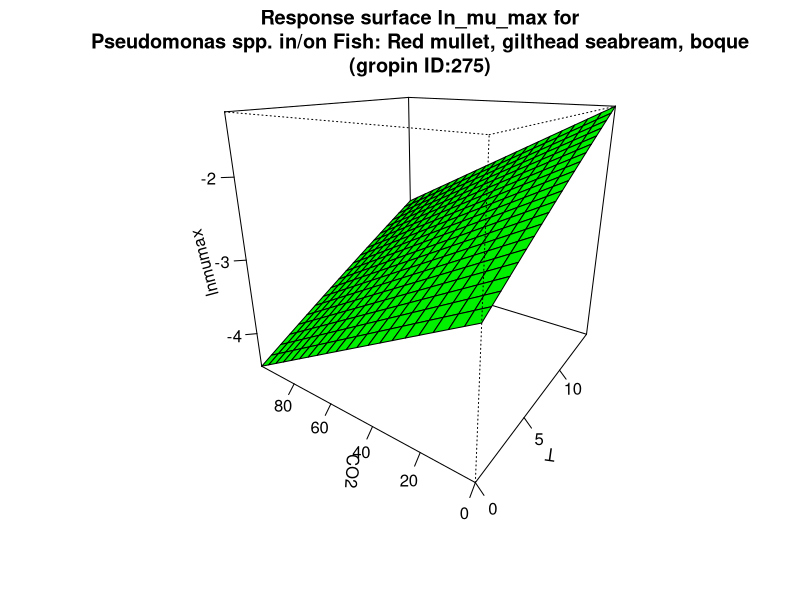

Write R code to recreate this figure.
#############################
# start of Parameter script
#############################
T <- seq(0,14.985014985015,length.out=21)
CO2 <- seq(0,99.9000999000999,length.out=21)
#############################
# end of Parameter script
#############################
############################# 
# start of Model script Gropin ID 275 
#############################
 
# constant coefficients for this model
mref <- 0.0611
dco2 <- 0.0169
Ea <- 65.400000000000006
 
variables <- data.frame(T,CO2)
argumentsPar <- unique.data.frame(expand.grid(variables))
 
# heart of the model
response_surface <- function(T,CO2) {
   mumax <-(log(mref)-(dco2*CO2)+(Ea/0.00831)*((1/273)-(1/(T+273))))

	return(mumax=mumax)
} 

# output parameters
responseSurface <- cbind(argumentsPar,response_surface(argumentsPar['T'],argumentsPar['CO2']))
colnames(responseSurface) <- c(colnames(argumentsPar),'lnmumax')
#############################
# End of Model script
#############################
############################# 
# start of Visualisation script Gropin ID 275 
#############################
titleText <-'Response surface ln_mu_max for
Pseudomonas spp. in/on Fish: Red mullet, gilthead seabream, boque
(gropin ID:275)'
persp(T,CO2,matrix(unlist(responseSurface$'lnmumax'),nrow=21),col = 'green',xlab='T',ylab='CO2',zlab='lnmumax',main=titleText,theta=305,phi=20,shade=0.25,ticktype = 'detailed')
#############################
# End of Visualisation script
#############################
